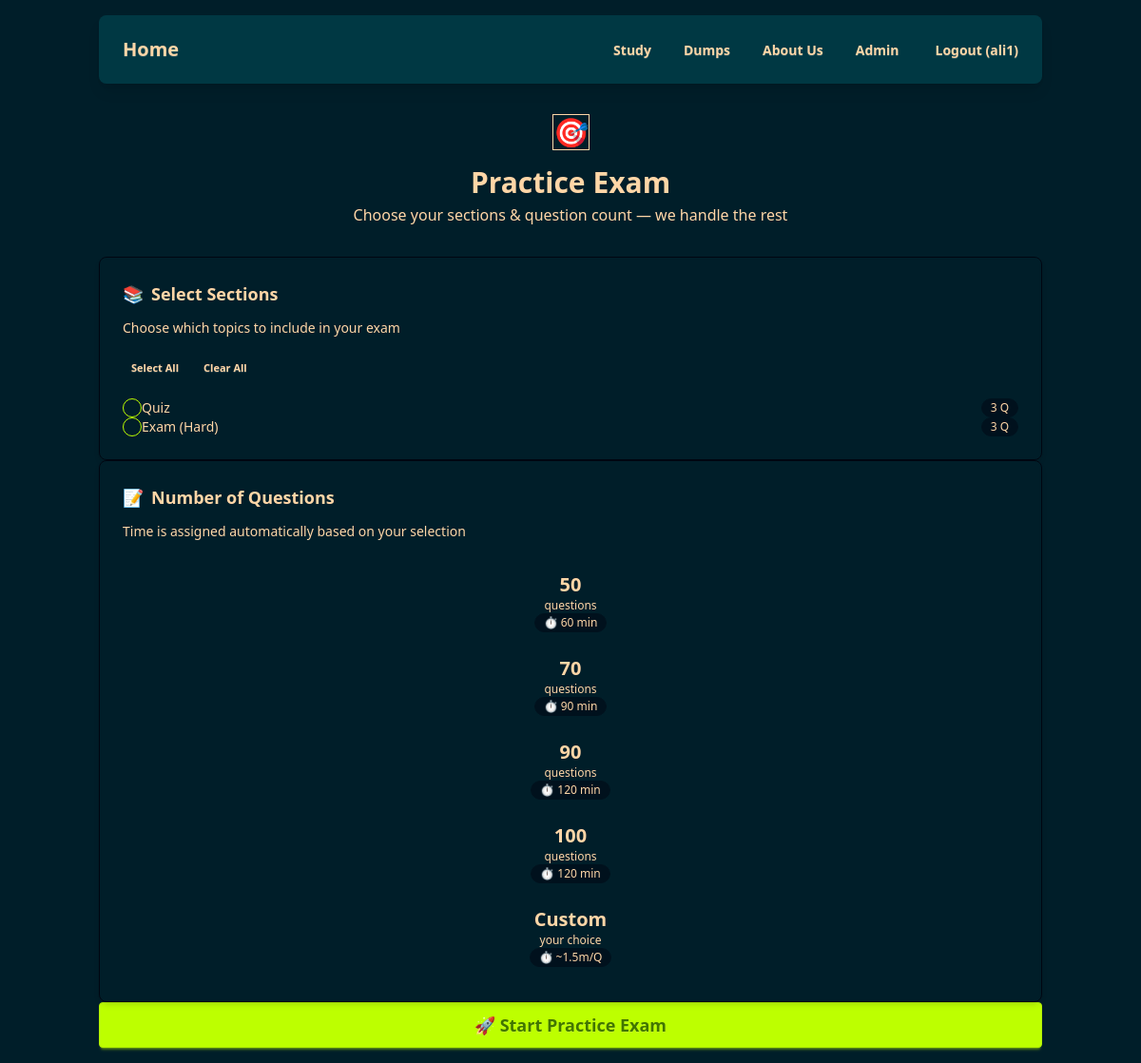
/quiz/practice/ (signed in), run on an earlier commit of the app's database.
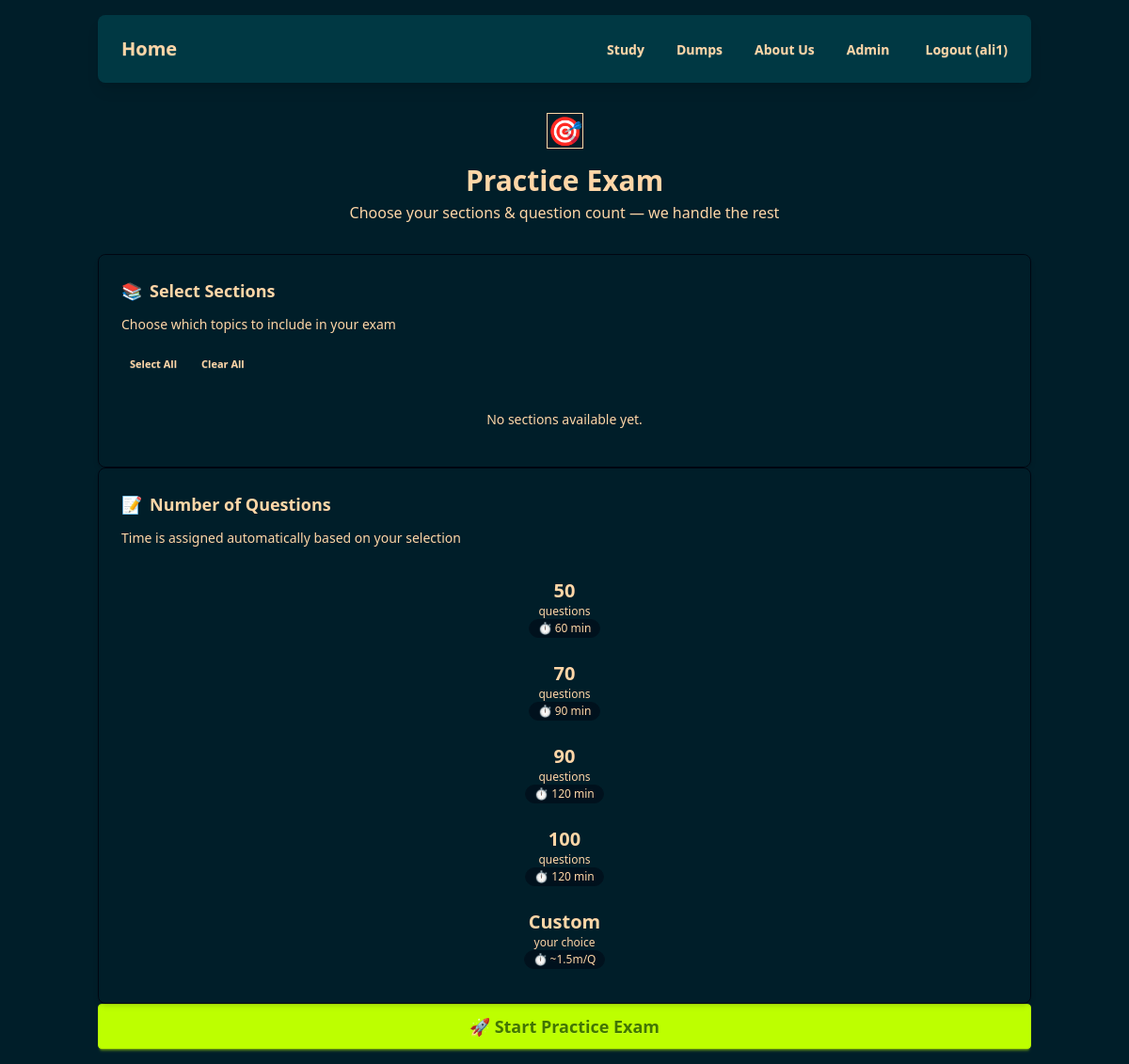
And on a later commit of the database.
### quiz/models.py (models this page shows, shortened)
class Test(models.Model):
    name = models.CharField(max_length=255)
    description = models.TextField(blank=True)
    test_type = models.CharField(max_length=10, choices=TEST_TYPES, default="learning")
    position = models.PositiveIntegerField(
        default=0, help_text="Display order of the test"
    )
    class Meta:
        ordering = ["position", "name"]

### quiz/views.py (the view)
# urls.py: path('practice/', views.practice_exam, name='practice_exam'),
@login_required
def practice_exam(request):
    tests = Test.objects.annotate(q_count=Count("questions")).filter(q_count__gt=0)
    context = {
        "tests": tests,
        "question_counts": QUESTION_COUNT_CHOICES,
    }
    return render(request, "quiz/practice_exam.html", context)

### quiz/templates/quiz/practice_exam.html (shortened to what the changed rows need)
{% extends 'quiz/base.html' %}
{% block content %}
<div class="max-w-2xl mx-auto">
    <div class="text-center mb-8">
        <h1 class="text-3xl font-bold">Practice Exam</h1>
    </div>
    <form method="POST" action="{% url 'practice_start' %}" id="practice-form">
        <div class="card bg-base-100 border border-base-300 shadow-md mb-5">
            <div class="card-body p-5">
                <div class="flex items-center gap-2 mb-1">
                    <h2 class="text-lg font-semibold">Select Sections</h2>
                </div>
                <div class="space-y-1.5">
                    {% for test in tests %}
                    <label class="flex items-center gap-3 px-3 py-2.5 rounded-lg hover:bg-base-200 cursor-pointer transition-colors section-row">
                        <input type="checkbox" name="sections" value="{{ test.id }}" class="checkbox checkbox-primary checkbox-sm section-cb">
                        <span class="flex-1 font-medium text-sm">{{ test.name }}</span>
                        <span class="badge badge-ghost badge-sm">{{ test.q_count }} Q</span>
                    </label>
                    {% empty %}
                    <p class="text-base-content/50 text-center py-4">No sections available yet.</p>
                    {% endfor %}
                </div>
            </div>
        </div>
        <div class="card bg-base-100 border border-base-300 shadow-md mb-5">
            <div class="card-body p-5">
                <div class="flex items-center gap-2 mb-1">
                    <h2 class="text-lg font-semibold">Number of Questions</h2>
                </div>
            </div>
        </div>
    </form>
</div>
{% endblock %}

What changed in the data, as far as the page shows it:
removed Test: name "Quiz", q_count "3"
removed Test: name "Exam (Hard)", q_count "3"
Also different on the page:
text now shown: "No sections available yet."
